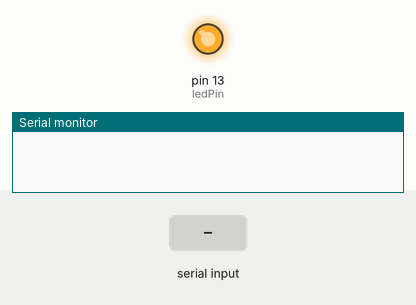
A sketch run on a simulated Arduino Uno, built with avr-gcc and run on an emulated ATmega328P. On the bench: output pins drawn as LEDs (lit = HIGH), the last lines printed to the serial monitor. The inputs (shaded band) are chosen by the test bench. The modem accepts every AT command (registered, SIM ready, sends succeed) and sends nothing else.

Above: at 0.05 s.
At 1.2 s:
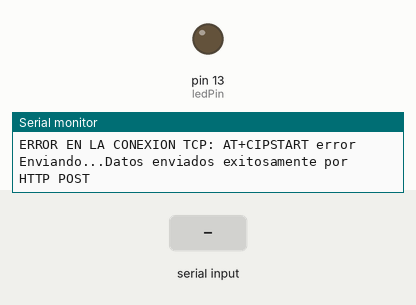
1.3 s: "1" received over the second serial link
Timing chart, 0 to 4.3 s (numbered marks = the images above; inputs shaded):
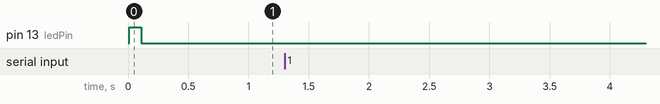

The sketch:

Arduino_ESP8266_HTTP_GET_POST.ino
```cpp
/*
  Curso: Desarrollo de Prototipos para IoT
  Autor: Carlos Ramirez (carloslrm@gmail.com)
  Septiembre - 2017
  ===========================================

  Lectura del Sensor de Temperatura LM35
  y envio por medio de HTTP Request (GET y POST)
  utilizando el ESP8266-01 y comandos AT

  Los datos son enviados con el siguiente formato:
  dato1=10.00&dato2=20.00...

*/

#include <SoftwareSerial.h>

//Usamos el pin A0 como entrada analogica que viene del sensor de temperatura
int pinSensor = 0;

//Led interno para control
int ledPin  = 13;

//datos del servidor web asi como el archivo php
String server = "iotstuff.000webhostapp.com";
String uri = "/colector_datos_json.php";

//Puerto serial por software en los pines 10 y 11
SoftwareSerial ser(10, 11); // RX, TX

//utilizar dcOffset = 0V para el sensor LM35
float dcOffset = 0.0;
//utilizar dcOffset = 0.5V para el sensor TMP36
//float dcOffset = 0.5;


// La rutina setup se ejecuta cuando encendemos el Arduino,
// o presionamos el boton de reset:
void setup() {

  Serial.begin(9600); //inicializamos el puerto serial a 9600 baudrate

  //led interno
  pinMode(ledPin, OUTPUT);

  //iniciamoos el puerto sofware serial en 9600,
  //este es el puerto por el que nos comunicamos con el ESP9266
  ser.begin(9600);

  //reiniciamos el modulo ESP8266
  ser.println("AT+RST");

}

//La rutina loop se ejecuta una y otra vez, de forma infinita:
void loop() {

  //Blink en el led interno para verificar que el programa esta corriendo
  digitalWrite(ledPin, HIGH);
  delay(100);
  digitalWrite(ledPin, LOW);

  //leemos el valor analogico del pin A0 y lo guardamos en una variable
  int valorSensor  = analogRead(pinSensor);

  //calculamos el voltaje
  float voltaje = (valorSensor / 1024.0) * 5.0 ;

  //calculamos la temperatura
  float temperatura = (voltaje - dcOffset) * 100.0;

  //Convertimos la temperatura a string
  char buf[16];
  String strTemp = dtostrf(temperatura, 4, 1, buf);

  //formateamos los datos antes de enviarlos
  String strData = "id=ArduinoPOST&temperatura=" + strTemp;

  //envio por el metodo POST
  httppost(server, uri, strData);
  delay(10000);

  //formateamos los datos antes de enviarlos
  strData = "id=ArduinoGET&temperatura=" + strTemp;

  //envio por el metodo GET
  httpget(server,uri,strData);
  delay(10000);
}


void httppost (String servidor, String colector, String data) {
  String cmd = "AT+CIPSTART=\"TCP\",\"";
  cmd += servidor;
  cmd += "\",80";
  ser.println(cmd);
  Serial.println("Estableciendo conexion TCP");
  delay(200);

  if ( ser.find("OK")) {
    Serial.println("ERROR EN LA CONEXION TCP: AT+CIPSTART error");
  }

  //preparamos el mensaje POST
  String postRequest =
    "POST " + colector + " HTTP/1.0\r\n" +
    "Host: " + servidor + "\r\n" +
    "Accept: *" + "/" + "*\r\n" +
    "Content-Length: " + data.length() + "\r\n" +
    "Content-Type: application/x-www-form-urlencoded\r\n" +
    "\r\n" + data;

  // Enviamos datos través del ESP8266
  // Primero determinamos la longitud del mensaje
  cmd = "AT+CIPSEND=";
  cmd += String(postRequest.length());
  ser.println(cmd);

  if (ser.find(">")) {
    ser.print(postRequest);
    Serial.print("Enviando...");
  } else {
    ser.println("AT+CIPCLOSE");
    Serial.println("No se pudo enviar el mensaje por TCP, cerrando conexion");
  }

  if (ser.find("SEND OK")) {
    Serial.println("Datos enviados exitosamente por HTTP POST");
  }
  while (ser.available()) {
    String tmpResp = ser.readString();
    Serial.println(tmpResp);
  }
  // close the connection
  ser.println("AT+CIPCLOSE");


}


void httpget (String servidor, String colector, String data) {
  String cmd = "AT+CIPSTART=\"TCP\",\"";
  cmd += servidor;
  cmd += "\",80";
  ser.println(cmd);
  Serial.println("Estableciendo conexion TCP");
  delay(200);

  if ( ser.find("OK")) {
    Serial.println("ERROR EN LA CONEXION TCP: AT+CIPSTART error");
  }

  String getRequest =
    "GET " + colector + "?" + data + " HTTP/1.0\r\n" +
    "Host: " + servidor + "\r\n" +
    "\r\n" + data;

  // Enviamos datos través del ESP8266
  // Primero determinamos la longitud del mensaje
  cmd = "AT+CIPSEND=";
  cmd += String(getRequest.length());
  ser.println(cmd);

  if (ser.find(">")) {
    ser.print(getRequest);
    Serial.print("Enviando...");
  } else {
    ser.println("AT+CIPCLOSE");
    Serial.println("No se pudo enviar el mensaje por TCP, cerrando conexion");
  }

  if (ser.find("SEND OK")) {
    Serial.println("Datos enviados exitosamente por HTTP GET");
  }
  while (ser.available()) {
    String tmpResp = ser.readString();
    Serial.println(tmpResp);
  }
  // close the connection
  ser.println("AT+CIPCLOSE");


}
```
